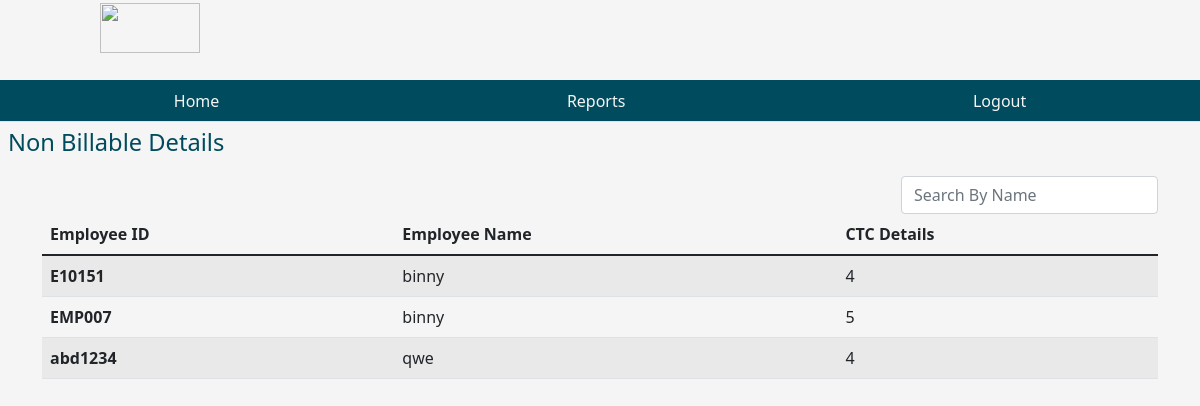
/nonbillabilityreport, run on the app's committed database.
### tables this page shows
CREATE TABLE empadddetails (slno INTEGER PRIMARY KEY AUTOINCREMENT, name text NOT NULL, ctc INTEGER(20), billable text, costcodes INTEGER(20), empid varchar(50));

### app.py (the view)
@app.route('/nonbillabilityreport')
def nonbillabilityreport():
    db = get_database()
    nbr_cur = db.execute('select empid, name, ctc from empadddetails where billable="No"')
    allnbr = nbr_cur.fetchall()
    return render_template('nonbillabilityreport.html',allnbr=allnbr)

### app.py (called while the page is built)
@app.teardown_appcontext
def close_database(error):
    if hasattr(g, 'crudapplication_db'):
        g.crudapplication_db.close()

@app.before_request
def before_request():
    g.user = None
    if 'user_id' in session:
        user = [x for x in users if x.id == session['user_id']][0]
        g.user = user

### database.py (called while the page is built)
def connect_to_database():
    sql = sqlite3.connect('C:/Users/user/Desktop/components/components/crudapplication.db')
    sql.row_factory = sqlite3.Row
    return sql

def get_database():
    if not hasattr(g, 'crudapplication_db'):
        g.crudapplication_db = connect_to_database()
    return g.crudapplication_db

### templates/nonbillabilityreport.html (shortened to what this page needs)
{% from "showlinks.html" import show_links %}
<!DOCTYPE html>
<html lang="en">
<head>
  <link href="https://cdn.jsdelivr.net/npm/bootstrap@5.1.3/dist/css/bootstrap.min.css" rel="stylesheet"
>
  <link rel="stylesheet" href="{{ url_for('static', filename='dashboard.css')}}" type="text/css">
</head>
<body>
  <div class="parent">
    <div class="child child1">
      <h1 class="text-center"><i><img src=" https://www.netanalytiks.com/img/core-img/logo2.png" width="100"
            height="50"></i></h1>
    </div>
    <div class="child child3">
      {{ show_links() }}
    </div>
    <div class="child child4">
      <h3 class="m-2" style="font-size: 1.48rem;">Non Billable Details</h3>
    </div>
    <div class="child child6  container" style="color:rgb(0, 75, 93);">
      <div class="table-responsive-lg caption-top">
        <form class="form-inline my-2 my-lg-0" style="display: inline-block; float: right;">
          <input type="search" id="myInput" placeholder="Search By Name" class="form-control search-input mr-sm-2"
            aria-label="Search" onkeyup="searchFun()" data-table="customers-list" />
        </form>
        <table id='myTable' table class="table table-striped mt32 customers-list">
          <thead>
            <tr>
              <th scope="col">Employee ID</th>
              <th scope="col">Employee Name</th>
              <th scope="col">CTC Details</th>
            </tr>
          </thead>
          <tbody>
            {% for nbr in allnbr %}
            <tr>
              <th scope="row">{{ nbr['empid'] }} </th>
              <td>{{ nbr['name'] }}</td>
              <td>{{ nbr['ctc'] }}</td>
            </tr>
            {% endfor %}
          </tbody>
        </table>
      </div>
    </div>
</body>
</html>

### static/dashboard.css (style rules this page uses)
html, body { height: 100%; background-color:whitesmoke; color:rgb(0, 75, 93); }
.parent { height: 100%; display: grid; grid-template-columns: repeat(4, 1fr); grid-template-rows: 10% 5% 7% auto 7%; }
.child { margin-bottom: 10px; }
.child1 { grid-column: 1/2; grid-row: 1/2; }
.child3 { grid-column: 1/-1; grid-row: 2/3; }
.child4 { grid-column: 1/2; grid-row: 3/4; }
.child6 { grid-column: 1/-1; grid-row: 4/5; }

### data on the page
empadddetails: empid "E10151", name "binny", ctc "4"
empadddetails: empid "EMP007", name "binny", ctc "5"
empadddetails: empid "abd1234", name "qwe", ctc "4"
